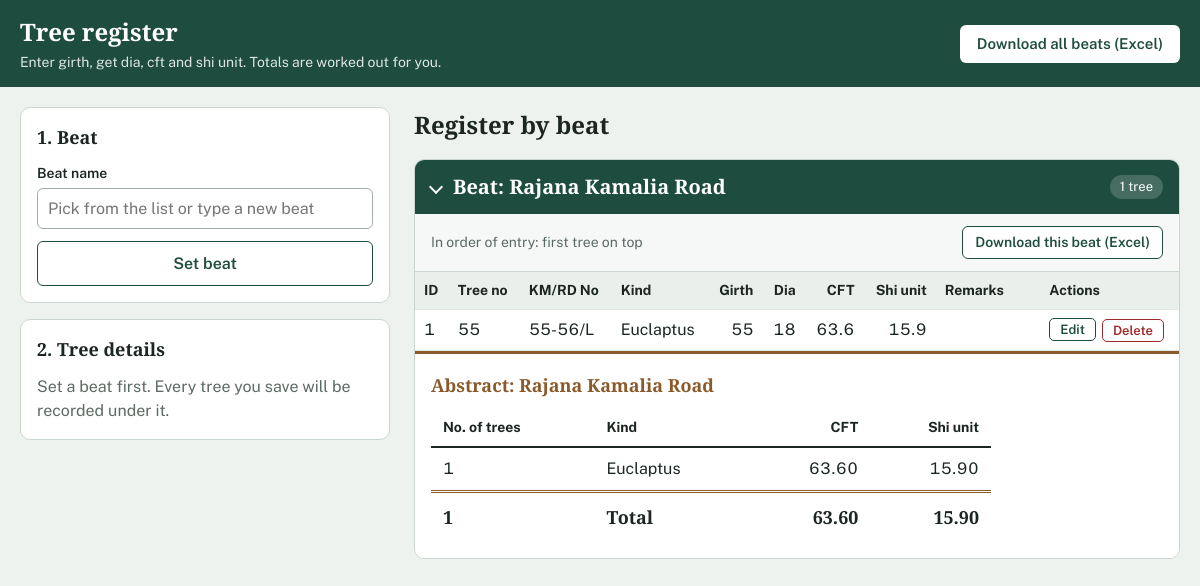
The page / on the database its author committed.
### app.py (models this page shows)
class Beat(db.Model):
    __tablename__ = "beats"
    id = db.Column(db.Integer, primary_key=True)
    name = db.Column(db.String(100), nullable=False, unique=True)
    table_name = db.Column(db.String(80), nullable=False, unique=True)

### tables this page shows
CREATE TABLE beat_1_rajana_kamalia_road (
	id INTEGER NOT NULL, 
	tree_no VARCHAR(50) NOT NULL, 
	km_burji_no VARCHAR(50) NOT NULL, 
	kind_tree VARCHAR(100) NOT NULL, 
	girth INTEGER NOT NULL, 
	dia INTEGER, 
	cft FLOAT, 
	shi_unit FLOAT, 
	remarks VARCHAR(255), 
	PRIMARY KEY (id), 
	CONSTRAINT uq_beat_1_rajana_kamalia_road UNIQUE (km_burji_no, tree_no)
);

### app.py (the view, shortened to what this page needs)
@app.route("/", methods=["GET", "POST"])
def index():
    current_beat = session.get("beat_name")
    edit_tree = edit_beat = None
    edit_id = request.args.get("edit", type=int)
    beat_id = request.args.get("beat", type=int)
    return render_index(
        form=edit_tree.to_dict() if edit_tree else {}, edit_tree=edit_tree, edit_beat=edit_beat
    )

### app.py (called while the page is built, shortened)
def tree_model(table_name):
    model = _tree_models.get(table_name)
    return model

def get_beat_options():
    names = set(BEATS) | {name for (name,) in db.session.query(Beat.name).all()}
    return sorted(names, key=str.lower)

def _new_abstract():
    return {"rows": {}, "trees": 0, "cft": 0.0, "shi_unit": 0.0}

def _add_to_abstract(a, kind, trees, cft, shi_unit):
    row = a["rows"].setdefault(kind, {"kind": kind, "trees": 0, "cft": 0.0, "shi_unit": 0.0})
    row["trees"] += trees
    row["cft"] += cft
    row["shi_unit"] += shi_unit
    a["trees"] += trees
    a["cft"] += cft
    a["shi_unit"] += shi_unit

def _finish_abstract(a):
    rows = sorted(a["rows"].values(), key=lambda r: r["kind"])
    for r in rows:
        r["cft"] = round(r["cft"], 3)
        r["shi_unit"] = round(r["shi_unit"], 3)
    return {
        "rows": rows,
        "trees": a["trees"],
        "cft": round(a["cft"], 3),
        "shi_unit": round(a["shi_unit"], 3),
    }

def get_abstracts(only_beat=None):
    beats = Beat.query.filter_by(name=only_beat).all() if only_beat else Beat.query.all()
    per_beat, grand = {}, _new_abstract()
    for beat in beats:
        Tree = tree_model(beat.table_name)
        rows = db.session.query(
            Tree.kind_tree,
            func.count(Tree.id),
            func.coalesce(func.sum(Tree.cft), 0),
            func.coalesce(func.sum(Tree.shi_unit), 0),
        ).group_by(Tree.kind_tree).all()
        if not rows:
            continue
        a = _new_abstract()
        for kind, trees, cft, shi_unit in rows:
            _add_to_abstract(a, kind, trees, float(cft), float(shi_unit))
            _add_to_abstract(grand, kind, trees, float(cft), float(shi_unit))
        per_beat[beat.name] = _finish_abstract(a)
    return per_beat, _finish_abstract(grand)

### templates/index.html (shortened to what this page needs)
<!DOCTYPE html>
<html lang="en">
<head>
</head>
<body>
  <header class="topbar">
    <div class="topbar-inner">
      <div>
        <h1>Tree register</h1>
        <p>Enter girth, get dia, cft and shi unit. Totals are worked out for you.</p>
      </div>
      <a class="btn btn-light" href="{{ url_for('download_excel') }}">Download all beats (Excel)</a>
    </div>
  </header>
  <main class="layout">
    <aside class="entry">
      <section class="card">
        <h2>1. Beat</h2>
        <form method="POST" action="{{ url_for('set_beat') }}">
          <div class="field">
            <label for="beat_name">{{ 'Switch to another beat' if current_beat else 'Beat name' }}</label>
            <input type="text" id="beat_name" name="beat_name" list="beat-list" maxlength="100"
                   placeholder="Pick from the list or type a new beat" autocomplete="off" required>
          </div>
          <button type="submit" class="btn btn-outline btn-block">{{ 'Change beat' if current_beat else 'Set beat' }}</button>
        </form>
      </section>
      <section class="card">
        <h2 id="tree-card">{{ 'Edit tree' if edit_tree else '2. Tree details' }}</h2>
        {% if current_beat or edit_tree %}
        {% if edit_tree %}
          <div class="editing-note">Editing tree no <strong>{{ edit_tree.tree_no }}</strong>. Dia, cft and shi unit are updated from the girth and kind.</div>
        {% endif %}
        <form method="POST" id="tree-form"{% if edit_tree %} action="{{ url_for('update_tree', beat_id=edit_beat.id, tree_id=edit_tree.id) }}"{% endif %}>
          {% if edit_tree %}
          <div class="field">
            <label for="edit_beat">Beat</label>
            <input type="text"  name="beat_name" list="beat-list" maxlength="100"
                   value="{{ form.get('beat_name', edit_tree.beat_name) }}" required>
          </div>
          {% endif %}
          <div class="two">
            <div class="field">
              <label for="tree_no">Tree no</label>
              <input type="text" id="tree_no" name="tree_no" maxlength="50" autofocus
                     value="{{ form.get('tree_no', '') }}" required>
            </div>
            <div class="field">
              <label for="km_burji_no">KM/RD No</label>
              <input type="text" id="km_burji_no" name="km_burji_no" maxlength="50"
                     value="{{ form.get('km_burji_no', '') }}" required>
            </div>
          </div>
          <div class="two">
            <div class="field">
              <label for="kind_tree">Tree kind</label>
              <select id="kind_tree" name="kind_tree" required>
                <option value="">Select kind</option>
                {% for k in kinds %}
                  <option value="{{ k }}" {% if form.get('kind_tree') == k %}selected{% endif %}>{{ k|capitalize }}</option>
                {% endfor %}
              </select>
            </div>
            <div class="field">
              <label for="girth">Girth</label>
              <input type="number" id="girth" name="girth" min="1" inputmode="numeric"
                     value="{{ form.get('girth', '') }}" required>
            </div>
          </div>
          <div class="preview" id="preview" aria-live="polite">
            Choose a kind and enter the girth to see dia, cft and shi unit.
          </div>
          <div class="field">
            <label for="remarks">Remarks <span class="hint">(optional)</span></label>
            <textarea id="remarks" name="remarks" maxlength="255">{{ form.get('remarks', '') or '' }}</textarea>
          </div>
          {% if edit_tree %}
          <div class="btn-row">
            <button type="submit" class="btn btn-primary btn-block">Update tree</button>
            <a class="btn btn-outline" href="{{ url_for('index') }}">Cancel</a>
          </div>
          {% else %}
          <button type="submit" class="btn btn-primary btn-block">Save tree</button>
          {% endif %}
        </form>
        {% else %}
          <p class="hint" style="margin:0;color:var(--muted)">Set a beat first. Every tree you save will be recorded under it.</p>
        {% endif %}
      </section>
    </aside>
    <section>
      <div class="register-head">
        <h2>Register by beat</h2>
      </div>
      {% for s in sections %}
      <details class="sheet" open>
        <summary>
          <h2>Beat: {{ s.beat }}</h2>
          <span class="tag">{{ s.abstract.trees }} tree{{ '' if s.abstract.trees == 1 else 's' }}</span>
        </summary>
        <div class="toolbar">
          <span>In order of entry: first tree on top</span>
          <a class="btn btn-outline" href="{{ url_for('download_excel', beat=s.beat) }}">Download this beat (Excel)</a>
        </div>
        <div class="scroll"{% if s.beat == current_beat %} id="current-scroll"{% endif %}>
          <table class="entries">
            <thead>
              <tr>
                <th>ID</th><th>Tree no</th><th>KM/RD No</th><th>Kind</th>
                <th class="num">Girth</th><th class="num">Dia</th><th class="num">CFT</th><th class="num">Shi unit</th><th>Remarks</th><th>Actions</th>
              </tr>
            </thead>
            <tbody>
              {% for t in s.trees %}
              <tr {% if edit_tree and edit_beat and edit_beat.id == s.id and edit_tree.id == t.id %} class="editing"{% endif %}>
                <td>{{ t.id }}</td>
                <td>{{ t.tree_no }}</td>
                <td>{{ t.km_burji_no }}</td>
                <td>{{ t.kind_tree|capitalize }}</td>
                <td class="num">{{ t.girth }}</td>
                <td class="num">{{ t.dia }}</td>
                <td class="num">{{ t.cft }}</td>
                <td class="num">{{ t.shi_unit }}</td>
                <td class="remarks">{{ t.remarks or '' }}</td>
                <td>
                  <div class="actions">
                    <a class="mini" href="{{ url_for('index', edit=t.id, beat=s.id) }}#tree-card">Edit</a>
                    <form method="POST" action="{{ url_for('delete_tree', beat_id=s.id, tree_id=t.id) }}"
                          data-confirm="Delete tree no {{ t.tree_no }} ({{ t.kind_tree|capitalize }}, km / RD / burji no {{ t.km_burji_no }})? This cannot be undone.">
                      <button type="submit" class="mini danger">Delete</button>
                    </form>
                  </div>
                </td>
              </tr>
              {% endfor %}
            </tbody>
          </table>
        </div>
        <div class="abstract">
          <h3>Abstract: {{ s.beat }}</h3>
          <table class="ledger">
            <thead>
              <tr><th>No. of trees</th><th>Kind</th><th class="num">CFT</th><th class="num">Shi unit</th></tr>
            </thead>
            <tbody>
              {% for r in s.abstract.rows %}
              <tr>
                <td>{{ r.trees }}</td>
                <td>{{ r.kind|capitalize }}</td>
                <td class="num">{{ '%.2f'|format(r.cft) }}</td>
                <td class="num">{{ '%.2f'|format(r.shi_unit) }}</td>
              </tr>
              {% endfor %}
            </tbody>
            <tfoot>
              <tr>
                <td>{{ s.abstract.trees }}</td>
                <td>Total</td>
                <td class="num">{{ '%.2f'|format(s.abstract.cft) }}</td>
                <td class="num">{{ '%.2f'|format(s.abstract.shi_unit) }}</td>
              </tr>
            </tfoot>
          </table>
        </div>
      </details>
      {% else %}
      <div class="empty">
        <strong>No trees recorded yet</strong>
        Set a beat, then add the first tree. The register and its abstract will appear here.
      </div>
      {% endfor %}
    </section>
  </main>
</body>
</html>

### rows shown on the page
Beat: beat "Rajana Kamalia Road", abstract.trees "1", abstract.cft "63.60", abstract.shi_unit "15.90"
beat_1_rajana_kamalia_road: id "1", tree_no "55", km_burji_no "55-56/L", kind_tree "Euclaptus", girth "55", dia "18", cft "63.6", shi_unit "15.9", trees "1", kind "Euclaptus", cft "63.60", shi_unit "15.90"

### other values the page prints
{{ 'Switch to another beat' if current_beat else 'Beat name' }} "Beat name"
{{ 'Change beat' if current_beat else 'Set beat' }} "Set beat"
{{ 'Edit tree' if edit_tree else '2. Tree details' }} "2. Tree details"
